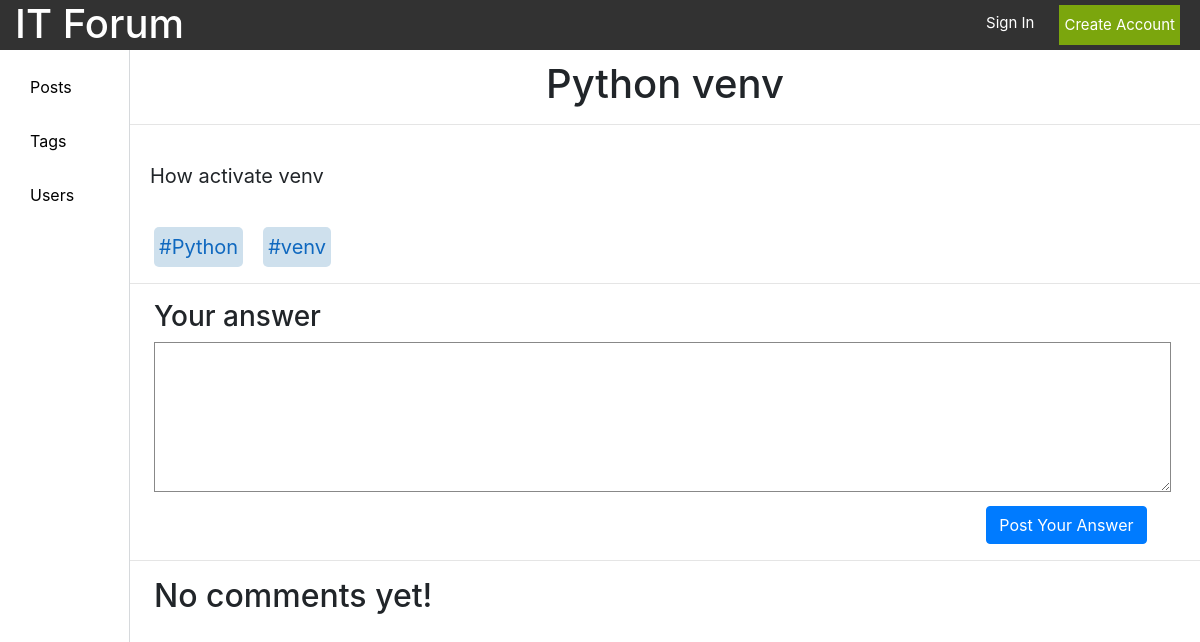
/posts/4/, run on an earlier commit of the app's database.
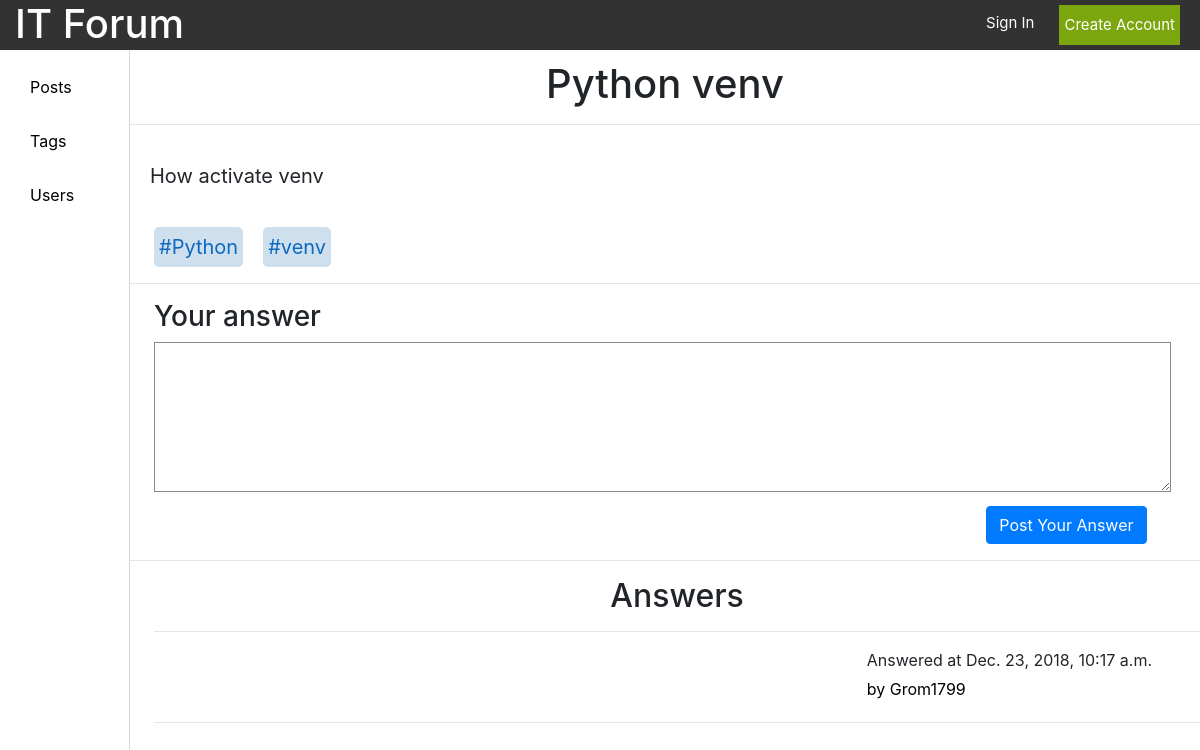
And on a later commit of the database.
### forum/models.py (models this page shows, shortened)
class Tag(models.Model):
    id = models.AutoField(primary_key=True)
    name = models.CharField(max_length=15, unique=True)
    context = models.TextField(default='', blank=True, null=True)
    creator = models.ForeignKey(UserProfile, on_delete=models.CASCADE)
    create = models.DateTimeField(auto_now_add=True)
    count = models.IntegerField(default=0)
    def __str__(self):
        return '#' + self.name

class Comment(models.Model):
    id = models.AutoField(primary_key=True)
    context = models.TextField()
    creator = models.ForeignKey(UserProfile, on_delete=models.CASCADE)
    create = models.DateTimeField(auto_now_add=True)
    like = models.IntegerField(default=0)
    dislike = models.IntegerField(default=0)
    post = models.ForeignKey(Post, on_delete=models.CASCADE)

class UserProfile(models.Model):
    user = models.OneToOneField(User, on_delete=models.CASCADE)
    about = models.CharField(max_length=255, blank=True)
    photo = models.ImageField(upload_to='gallery_photos', blank=True, null=True)
    count_posts = models.IntegerField(default=0)
    count_tags = models.IntegerField(default=0)
    def __str__(self):
        return self.user.username

### forum/views.py (the view)
# urls.py: path('posts/<int:post_id>/', views.post, name='post'),
def post(request, post_id):
    current_post = Post.objects.get(id=post_id)
    comments = Comment.objects.filter(post=current_post)
    context = {'post': current_post, 'comments': comments}
    return render(request, 'post/post.html', context=context)

### templates/post/post.html (shortened to what this page needs)
{% load static %}
<!DOCTYPE html>
<html lang="en">
<head>
    <link rel="stylesheet" href="https://stackpath.bootstrapcdn.com/bootstrap/4.1.3/css/bootstrap.min.css"
>
    <link rel="stylesheet" href="{% static 'css/style.css' %}">
</head>
<body>
<header class="header container-fluid d-flex justify-content-between">
    <a href="/">
        <h1>IT Forum</h1>
    </a>
    {% if user.is_authenticated %}
        <div class="d-flex justify-content-end">
            <span class="username"><a href="/profile">{{ user.username }}</a></span>
            <a class="log_out" href="/logout">
                <p class="small_text">Log out</p>
            </a>
        </div>
    {% else %}
        <div class="d-flex justify-content-end">
            <a class="sign_in_text" href="/login">
                <p class="small_text">Sign In</p>
            </a>
            <button class="btn-default green_btn small_text" onclick="location.href='/registration'">Create Account
            </button>
        </div>
    {% endif %}
</header>
<div class="content">
    <div class="list">
        <ul class="left_sidebar">
            <li id="posts"><a href="/posts">Posts</a></li>
            <li id="tags"><a href="/tags">Tags</a></li>
            <li id="users"><a href="/users">Users</a></li>
        </ul>
    </div>
    <div class="page">
        <h1 class="post_desc_header">{{ post.theme }}</h1>
        <hr/>
        <p class="post_desc_context">{{ post.context }}</p>
        <div class="ml-4 d-flex">
            {% for tag in post.tags.all %}
                <div class="tag">
                    <a class="tag_name"
                       href="/posts?tag={{ tag.name }}"><span>{{ tag }}</span></a>
                </div>
            {% endfor %}
        </div>
        <hr/>
        <form action="posts/{{ post.id }}/comment/" method="post" id="comment_form">
            <h3 class="ml-4">Your answer</h3>
            <label class="ml-4 text_area_parent">
                <textarea class="comment_text_area" required></textarea>
            </label>
            <div class="d-flex justify-content-end">
                <input type="submit" class="btn btn-primary post_answer_btn" value="Post Your Answer"/>
            </div>
        </form>
        <hr/>
        <div class="comments ml-4">
            {% if comments %}
                <h2 class="post_desc_header">Answers</h2>
                <hr/>
                {% for comment in comments %}
                    <div class="comment d-block">
                        <div class="d-flex justify-content-end mr-5">
                            <div class="d-inline comment_info">
                                <p>Answered at {{ comment.create }}</p>
                                <p class="user" onclick="location.href = '/profile/{{ comment.creator }}/'"> by
                                    <span>{{ comment.creator }}</span></p>
                            </div>
                        </div>
                        <hr/>
                    </div>
                {% endfor %}
            {% else %}
                <h2>No comments yet!</h2>
            {% endif %}
        </div>
    </div>
</div>
</body>
</html>

What changed in the data, as far as the page shows it:
added Comment: create "Dec. 23, 2018, 10:17 a.m.", creator "Grom1799"
Also different on the page:
text no longer shown: "No comments yet!"
text now shown: "Answers"
